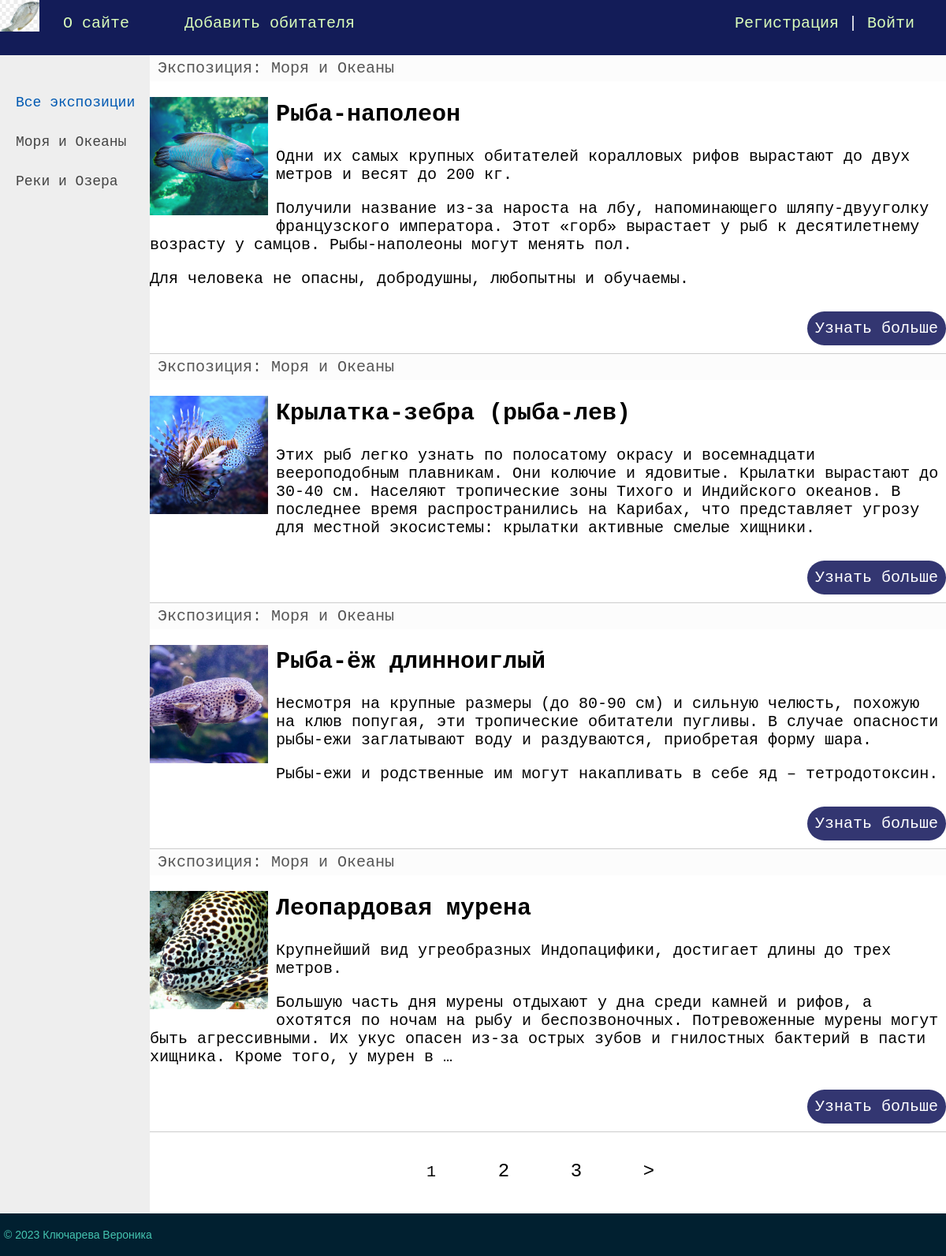
The page / on the database its author committed.
### website/models.py (models this page shows, shortened)
class Category(models.Model):
    name = models.CharField(max_length=100, db_index=True, verbose_name="Экспозиция")
    slug = models.SlugField(max_length=255, unique=True, db_index=True, verbose_name="URL")
    def __str__(self):
        return self.name
    def get_absolute_url(self):
        return reverse('category', kwargs={'cat_slug': self.slug})
    class Meta:
        verbose_name = 'Экспозиция'
        verbose_name_plural = 'Экспозиции'
        ordering = ['id']

class Fish(models.Model):
    title = models.CharField(max_length=255, verbose_name="Заголовок")
    slug = models.SlugField(max_length=255, unique=True, db_index=True, verbose_name="URL")
    content = models.TextField(blank=True, verbose_name="Текст статьи")
    photo = models.ImageField(upload_to="photos/%Y/%m/%d/", verbose_name="Фото")
    time_create = models.DateTimeField(auto_now_add=True, verbose_name="Время создания")
    time_update = models.DateTimeField(auto_now=True, verbose_name="Время изменения")
    is_published = models.BooleanField(default=True, verbose_name="Публикация")
    cat = models.ForeignKey('Category', on_delete=models.PROTECT, verbose_name="Экспозиция")
    def get_absolute_url(self):
        return reverse('post', kwargs={'post_slug': self.slug})
    class Meta:
        verbose_name = 'Жители океанариума'
        verbose_name_plural = 'Жители океанариума'
        ordering = ['id']

### website/views.py (the view)
# urls.py: 2. Add a URL to urlpatterns:  path('', Home.as_view(), name='home')
class Home(DataMixin, ListView):
    paginate_by = 4 # рыб на странице
    model = Fish
    template_name = 'fish/index.html'
    context_object_name = 'posts'
    def get_context_data(self, *, object_list=None, **kwargs):
        context = super().get_context_data(**kwargs)
        c_def = self.get_user_context(title="Главная страница")
        return dict(list(context.items()) + list(c_def.items()))
    def get_queryset(self):
        return Fish.objects.filter(is_published=True)

### website/utils.py (called while the page is built)
    def get_user_context(self, **kwargs):
        context = kwargs
        cats = Category.objects.annotate(Count('fish'))
        user_menu = menu.copy()
        if not self.request.user.is_authenticated:
            user_menu.pop(1)
        context['menu'] = user_menu
        context['cats'] = cats
        if 'cat_selected' not in context:
            context['cat_selected'] = 0
        return context

### website/templates/fish/index.html (shortened to what this page needs)
{% extends 'fish/base.html' %}
{% block content %}
<ul class="list-articles">
	{% for p in posts %}
			<li><div class="article-panel">
	<p class="first">Экспозиция: {{p.cat}}</p>
</div>
{% if p.photo %}
	<p><img class="img-article-left thumb" src="{{p.photo.url}}"></p>
{% endif %}
				<h2>{{p.title}}</h2>
	{% autoescape on %}
	{{p.content|linebreaks|truncatewords:50}}
	{% endautoescape %}
			<p class="link-read-post"><a href="{{ p.get_absolute_url }}">Узнать больше</a></p>
			</li>
	{% endfor %}
</ul>
{% endblock %}

### website/templates/fish/base.html (shortened to what this page needs)
{% load static %}
<!DOCTYPE html>
<html>
<head>
	<link type="text/css" href="{% static 'fish/css/styles1.css' %}" rel="stylesheet" />
</head>
<body>
<table class="table-page" border=0 cellpadding="0" cellspacing="0">
<tr><td valign=top>
{% block mainmenu %}
		<div class="header">
			<ul id="mainmenu" class="mainmenu">
			<li class="logo"><a href="{% url 'home' %}"><div class="logo"></div></a></li>
{% for m in menu %}
			<li><a href="{% url m.url_name %}">{{m.title}}</a></li>
{% endfor %}
				{% if request.user.is_authenticated %}
				<li class="last"> {{user.username}} | <a href="{% url 'logout' %}">Выйти</a></li>
				{% else %}
				<li class="last"><a href="{% url 'register' %}">Регистрация</a> | <a href="{% url 'login' %}">Войти</a></li>
				{% endif %}
			</ul>
		</div>
{% endblock mainmenu %}
<table class="table-content" border=0 cellpadding="0" cellspacing="0">
<tr>
	<td valign="top" class="left-chapters">
	<ul id="leftchapters">
{% if cat_selected == 0 %}
		<li class="selected">Все экспозиции</li>
{% else %}
		<li><a href="{% url 'home' %}">Все экспозиции</a></li>
{% endif %}
{% for c in cats %}
{% if c.fish__count > 0 %}
	{% if c.pk == cat_selected %}
		<li class="selected">{{c.name}}</li>
	{% else %}
		<li><a href="{{ c.get_absolute_url }}">{{c.name}}</a></li>
	{% endif %}
{% endif %}
{% endfor %}
	</ul>
</td>
<td valign="top" class="content">
	<div class="content-text">
{% block content %}
{% endblock %}
{% if page_obj.has_other_pages %}
<nav class="list-pages">
    <ul>
        {% for p in paginator.page_range %}
		{% if page_obj.number == p %}
        <li class="page-num page-num-selected">{{ p }}</li>
		{% elif p >= page_obj.number|add:-2 and p <= page_obj.number|add:2  %}
        <li class="page-num">
            <a href="?page={{ p }}">{{ p }}</a>
        </li>
		{% endif %}
        {% endfor %}
{% if page_obj.has_next %}
<li class="page-num">
	<a href="?page={{ page_obj.next_page_number }}">&gt;</a>
</li>
{% endif %}
    </ul>
</nav>
{% endif %}
	</div>
</td></tr></table>
</td></tr>
<tr><td valign=top>
	<div id="footer">
		<p>&copy; 2023 Ключарева Вероника</p>
	</div>
</td></tr></table>
</body>
</html>

### website/static/fish/css/styles1.css (style rules this page uses)
html, body { font-family: 'Courier New'; margin: 0; padding: 0; height: 100%; width: 100%; color: #444; }
a { color: #0059b2; text-decoration: none; }
img { max-width: 600px; height: auto; }
img.img-article-left { max-width: 300px; height: auto; float: left; padding: 0 10px 10px 0; }
img.img-article-left.thumb { max-width: 150px; height: auto; }
p.link-read-post { text-align: right; }
p.link-read-post a { padding: 10px; min-width: 100px; background: #333671; color: #fff; text-decoration: none; border-radius: 25px; }
div.article-panel { background: #fcfcfc ; padding: 5px 10px 5px 10px; box-sizing: border-box; overflow: hidden; color: #555; }
div.article-panel p.first { margin: 0; float: left; }
ul.list-articles { list-style: none; margin: 0; padding: 0; }
ul.list-articles li { border-bottom: 1px solid #ccc; }
.table-page { width: 100%; height: 100%; vertical-align: top; }
.table-page tr { height: 100%; }
.header { background: #131c58; height: 70px; }
.logo { background: url('../images/logo.jpg'); width: 50px; height: 50px; background-repeat: no-repeat; background-size: cover; background-position: center; }
ul.mainmenu { list-style: none; margin: 0; padding: 0; height: 40px; color: #fcfcfc; font-size: 20px; overflow: hidden; }
ul.mainmenu li { float: left; margin: 18px 40px 0 30px; }
ul.mainmenu li.logo { margin: 0; }
ul.mainmenu li.last { float: right; }
ul.mainmenu li a { color: #DAFDBA; text-decoration: none; }
.table-content { width: 100%; min-height: 100%; height: 100%; }
.left-chapters { margin: 0; background: #eee; min-height: 100%; }
.left-chapters ul { width: 160px; min-height: 100%; margin: 0; padding: 20px 10px 10px 20px; list-style: none; font-size: 18px; }
.left-chapters ul li { margin: 30px 0 0 0; color: #999; }
.left-chapters ul li.selected { color: #0059b2; }
.left-chapters ul li a { color: #444; text-decoration: none; }
.content { background: #eee padding: 40px 20px 20px 40px; width: 100%; box-sizing: border-box; }
.content-text { background: #eee margin: 60px 0 0 30px; color: #000; font-size: 20px; font-family: Courier New; }
#footer { box-sizing: border-box; background: #012030; padding: 5px; color: #45C4B0; font-size: 14px; font-family: Verdana, Geneva, Arial, Helvetica; text-align: left; overflow: hidden; }
.list-pages { text-align: center; margin: 0 0 20px 0; }
.list-pages ul { margin: 20px 0 0 0; padding: 0; list-style: none; }
.list-pages ul li { display: inline-block; margin: 0 20px 0 0; }
.list-pages a { color: #000; font-size: 24px; text-decoration: none; }
.list-pages .page-num, .page-num-selected { display: inline-block; width: 60px; height: 44px; padding: 16px 0 0 0; border-radius: 30px; }
.list-pages .page-num-selected { border: none; color: #000; font-size: 20px; }

### rows shown on the page
Category: name "Моря и Океаны"
Category: name "Реки и Озера"
Fish: cat "Моря и Океаны", photo (picture), title "Рыба-наполеон", content "Одни их самых крупных обитателей коралловых рифов вырастают до двух метров и весят до 200 кг. Получили название из-за нароста на лбу, напоминающего шляпу-двууголку французского императора. Этот «горб» вырастает у рыб к десятилетнему возрасту у самцов. Рыбы-наполеоны могут менять пол. Для человека не опасны, добродушны, любопытны и обучаемы."
Fish: cat "Моря и Океаны", photo (picture), title "Крылатка-зебра (рыба-лев)", content "Этих рыб легко узнать по полосатому окрасу и восемнадцати веероподобным плавникам. Они колючие и ядовитые. Крылатки вырастают до 30-40 см. Населяют тропические зоны Тихого и Индийского океанов. В последнее время распространились на Карибах, что представляет угрозу для местной экосистемы: крылатки активные смелые хищники."
Fish: cat "Моря и Океаны", photo (picture), title "Рыба-ёж длинноиглый", content "Несмотря на крупные размеры (до 80-90 см) и сильную челюсть, похожую на клюв попугая, эти тропические обитатели пугливы. В случае опасности рыбы-ежи заглатывают воду и раздуваются, приобретая форму шара. Рыбы-ежи и родственные им могут накапливать в себе яд – тетродотоксин."
Fish: cat "Моря и Океаны", photo (picture), title "Леопардовая мурена", content "Крупнейший вид угреобразных Индопацифики, достигает длины до трех метров. Большую часть дня мурены отдыхают у дна среди камней и рифов, а охотятся по ночам на рыбу и беспозвоночных. Потревоженные мурены могут быть агрессивными. Их укус опасен из-за острых зубов и гнилостных бактерий в пасти хищника. Кроме того, у мурен в …"

### other values the page prints
{{ m.title }} "О сайте" "Добавить обитателя"
{{ p }} "1"
{{ p }} "2" "3"
